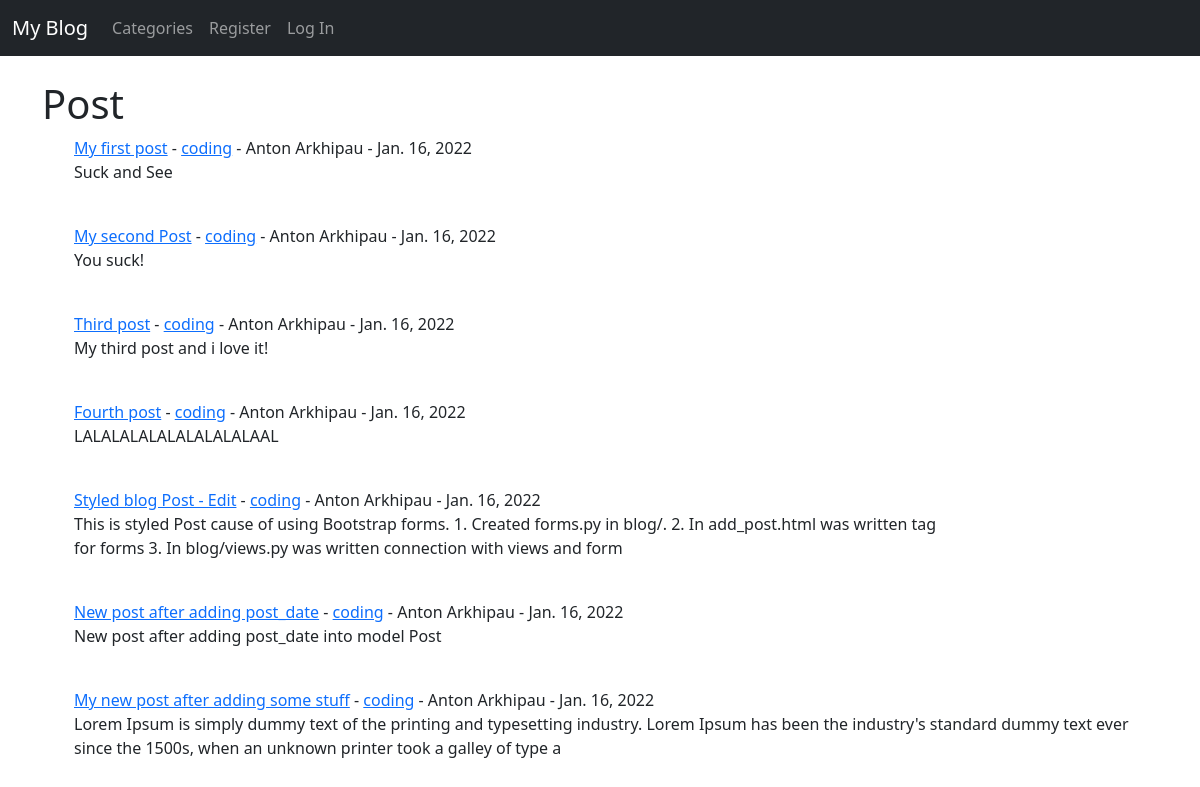
/, run on an earlier commit of the app's database.
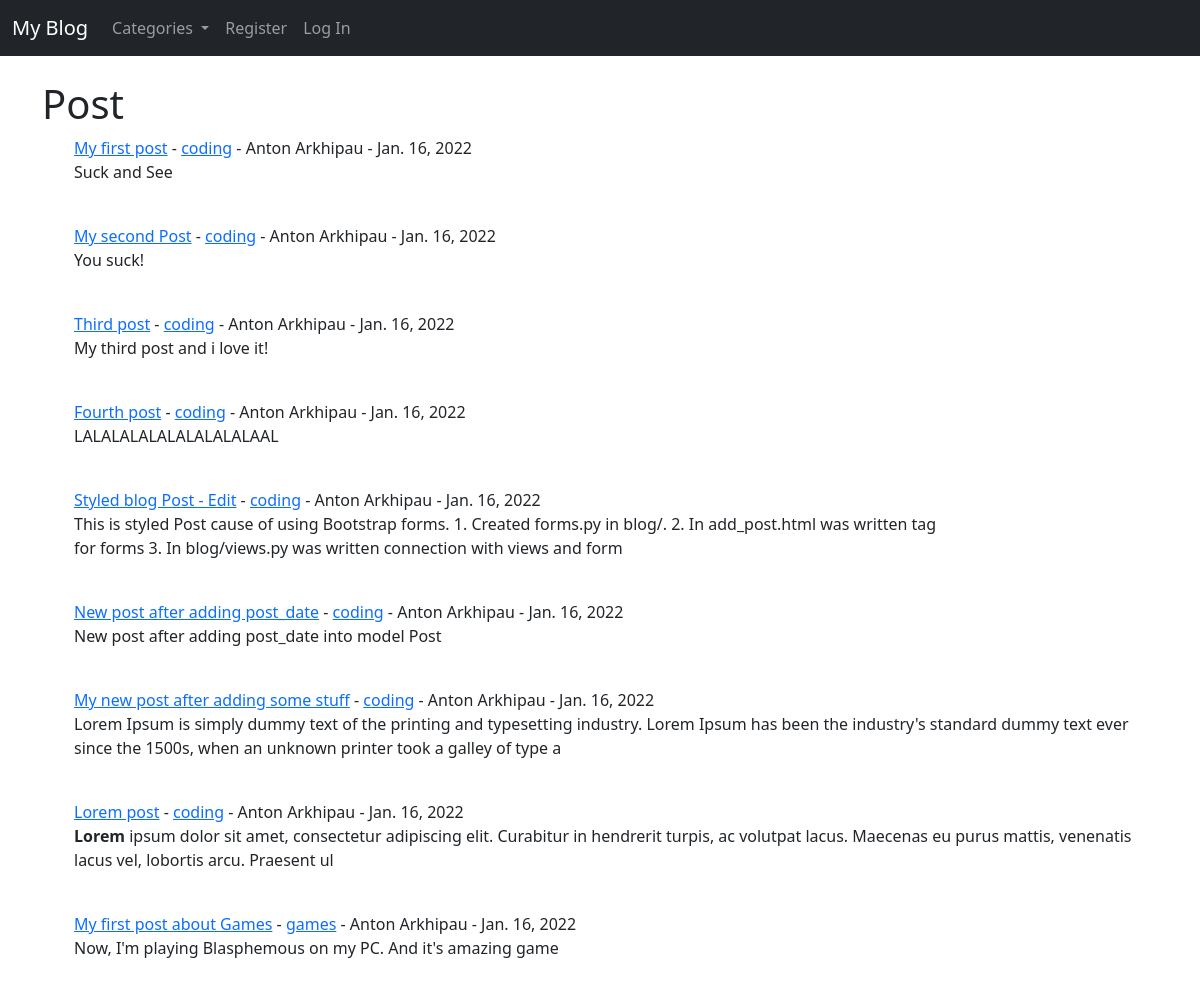
And on a later commit of the database.
### blog/models.py (models this page shows, shortened)
class Post(models.Model):
    title = models.CharField(max_length=255) # title Поста, текстовый формат с максимальной длиной 255 символов
    title_tag = models.CharField(max_length=255) # отвечает за название вкладки
    author = models.ForeignKey(User, on_delete=models.CASCADE) # внешний ключ для таблицы User, с каскадным удалением
    body = models.TextField()
    post_date = models.DateField(auto_now_add=True)
    category = models.CharField(max_length=255, default="coding") # поле категории для поста с стандарным значением

### blog/views.py (the view)
# urls.py: path('', HomeView.as_view(), name="home"),
class HomeView(ListView):  # view для отображения данных на главной странице
    model = Post  # прописываем модель, данные мз которой мы будем отображать
    template_name = 'home.html'  # html страничка на которой это будет отображаться
    ordering = ['-post_date']  # посты отображаются по дате создания
    def get_context_data(self, *args, **kwargs):  # функция, что вставлять категории на нашу страницу в строке навигации
        cat_menu = Category.objects.all()  # нам необходимо сделать запрос в таблицу Category, чтобы прилинковать их
        context = super(HomeView, self).get_context_data(*args, **kwargs) # куда мы будем его отдавать в виде словаря
        context["cat_menu"] = cat_menu
        return context

### blog/models.py (called while the page is built)
    def __str__(self):
        return self.name

### blog/templates/home.html (shortened to what this page needs)
{% extends 'base.html' %}
{% block content %}
<h1>Post</h1>
{% for post in object_list %}
    <ul><a href='{% url "article_detail" post.pk %}'>{{ post.title }}</a>
    - <a href="{% url 'category' post.category %} ">{{ post.category }}</a>
    - {{ post.author.first_name }}
     {{ post.author.last_name }}
     - {{post.post_date}}
     <br>
    {{ post.body |slice:"200"|safe }}</ul>
    <br>
{% endfor %}
{% endblock %}

### blog/templates/base.html (shortened to what this page needs)
<!doctype html>
<html lang="en">
  <head>
    <link href="https://cdn.jsdelivr.net/npm/bootstrap@5.1.3/dist/css/bootstrap.min.css" rel="stylesheet">
  </head>
  <body>
    <nav class="navbar navbar-expand-lg navbar-dark bg-dark">
  <div class="container-fluid">
    <a class="navbar-brand" href="{% url 'home' %}">My Blog</a>
    <div class="collapse navbar-collapse" id="navbarSupportedContent">
      <ul class="navbar-nav me-auto mb-2 mb-lg-0">
        {% if cat_menu %}
        <li class="nav-item dropdown">
          <a class="nav-link dropdown-toggle" href="#" id="navbarDropdown" role="button" data-bs-toggle="dropdown" aria-expanded="false">
            Categories
          </a>
        </li>
        {% else %}
        <li class="nav-item">
          <a class="nav-link" href="{% url 'category_list' %}">Categories</a>
        </li>
        {% endif %}
        {% if user.is_authenticated %}
        <li class="nav-item">
          <a class="nav-link" href="{% url 'add_post' %}">Add Post</a>
        </li>
        <li class="nav-item">
          <a class="nav-link" href="{% url 'add_category' %}">Add Category</a>
        </li>
        <li class="nav-item">
          <a class="nav-link" href="{% url 'logout' %}">Log Out</a>
        </li>
        {% else %}
        <li class="nav-item">
          <a class="nav-link" href="{% url 'register' %}">Register</a>
        </li>
        <li class="nav-item">
          <a class="nav-link" href="{% url 'login' %}">Log In</a>
        </li>
        {% endif %}
      </ul>
    </div>
  </div>
</nav>
    <br/>
    <div class='container'>
    {% block content %}{% endblock %}
    </div>
  </body>
</html>

What changed in the data, as far as the page shows it:
added Post: title "Lorem post", category "coding", author.first_name "Anton", author.last_name "Arkhipau", post_date "Jan. 16, 2022", body "Lorem ipsum dolor sit amet, consectetur adipiscing elit. Curabitur in hendrerit turpis, ac volutpat lacus. Maecenas eu purus mattis, venenatis lacus vel, lobortis arcu. Praesent ul"
added Post: title "My first post about Games", category "games", author.first_name "Anton", author.last_name "Arkhipau", post_date "Jan. 16, 2022", body "Now, I'm playing Blasphemous on my PC. And it's amazing game"
